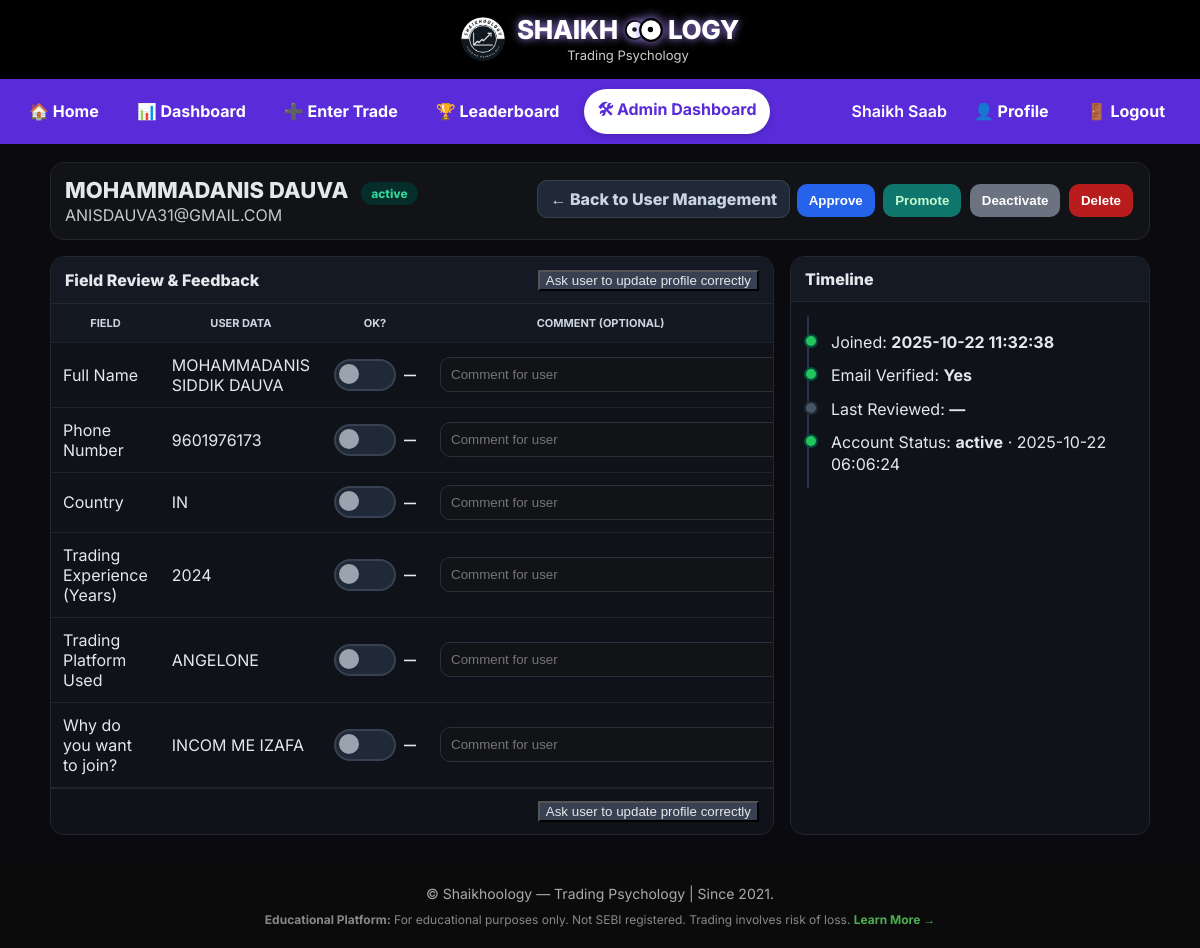
Screenshot of /admin/user_profile.php?id=33 (signed in) with the database file from the repository.
### tables this page shows
CREATE TABLE `users` (
  `id` int(11) NOT NULL,
  `name` varchar(100) NOT NULL,
  `email` varchar(150) NOT NULL,
  `password_hash` varchar(255) NOT NULL,
  `remember_token` varchar(255) DEFAULT NULL,
  `email_token` varchar(64) DEFAULT NULL,
  `email_verified` tinyint(1) NOT NULL DEFAULT 0,
  `status` varchar(20) NOT NULL DEFAULT 'unverified',
  `funds_available` decimal(14,2) DEFAULT 100000.00,
  `is_admin` tinyint(1) NOT NULL DEFAULT 0,
  `created_at` timestamp NULL DEFAULT current_timestamp(),
  `role` varchar(50) DEFAULT 'user',
  `trading_capital` decimal(15,2) NOT NULL DEFAULT 100000.00,
  `promoted_by` int(11) DEFAULT NULL,
  `promoted_at` datetime DEFAULT NULL,
  `approval_requested_at` datetime DEFAULT NULL,
  `rejection_reason` varchar(255) DEFAULT NULL,
  `updated_at` datetime DEFAULT current_timestamp() ON UPDATE current_timestamp(),
  `otp_code` varchar(6) DEFAULT NULL,
  `otp_expires` datetime DEFAULT NULL,
  `verification_attempts` int(11) NOT NULL DEFAULT 0,
  `full_name` varchar(255) DEFAULT NULL,
  `phone` varchar(20) DEFAULT NULL,
  `country` varchar(100) DEFAULT NULL,
  `trading_experience` int(11) DEFAULT NULL,
  `platform_used` varchar(255) DEFAULT NULL,
  `why_join` text DEFAULT NULL,
  `new_field_name` varchar(255) DEFAULT NULL,
  `profile_comments` longtext DEFAULT NULL CHECK (json_valid(`profile_comments`)),
  `profile_status` varchar(20) NOT NULL DEFAULT 'pending',
  `last_reviewed_by` int(11) DEFAULT NULL,
  `last_reviewed_at` datetime DEFAULT NULL,
  `profile_field_status` longtext DEFAULT NULL CHECK (json_valid(`profile_field_status`)),
  `last_login_at` datetime DEFAULT NULL,
  `user_type` enum('human','system') NOT NULL DEFAULT 'human'
);

### profile_fields.php (called while the page is built)
<?php
return [
    'full_name' => [
        'label' => 'Full Name',
        'type' => 'text',
        'required' => true,
        'placeholder' => 'Enter your full name'
    ],
    'phone' => [
        'label' => 'Phone Number',
        'type' => 'tel',
        'required' => true,
        'placeholder' => '+91 XXXXX XXXXX'
    ],
    'country' => [
        'label' => 'Country',
        'type' => 'select',
        'required' => true,
        'options' => [
            '' => 'Select Country',
            'IN' => 'India',
            'US' => 'United States',
            'UK' => 'United Kingdom',
            'CA' => 'Canada',
            'AU' => 'Australia',
            'DE' => 'Germany',
            'FR' => 'France',
            'JP' => 'Japan',
            'CN' => 'China',
            'BR' => 'Brazil',
            'ZA' => 'South Africa',
            'Other' => 'Other'
        ]
    ],
    'trading_experience' => [
        'label' => 'Trading Experience (Years)',
        'type' => 'number',
        'required' => true,
        'min' => 0,
        'max' => 50,
        'placeholder' => 'How many years?'
    ],
    'platform_used' => [
        'label' => 'Trading Platform Used',
        'type' => 'text',
        'required' => true,
        'placeholder' => 'e.g., Zerodha, Upstox, MetaTrader, etc.'
    ],
    'why_join' => [
        'label' => 'Why do you want to join?',
        'type' => 'textarea',
        'required' => true,
        'placeholder' => 'Tell us why you want to join Shaikhoology Trading League'
    ]
];

### admin/user_profile.php (the view, shortened to what this page needs)
<?php
require_once __DIR__ . '/../config.php';
if (!function_exists('h')) { function h($s){ return htmlspecialchars((string)$s, ENT_QUOTES, 'UTF-8'); } }
$uid = (int)($_GET['id'] ?? 0);
$sql = "SELECT u.*,
               rb.name AS reviewer_name,
               pb.name AS promoter_name
        FROM users u
        LEFT JOIN users rb ON rb.id = u.last_reviewed_by
        LEFT JOIN users pb ON pb.id = u.promoted_by
        WHERE u.id = ? LIMIT 1";
$st = $mysqli->prepare($sql);
$st->bind_param('i', $uid);
$st->execute();
$user = $st->get_result()->fetch_assoc();
$me = (int)($_SESSION['user_id'] ?? 0);
$meRole = 'user';
if ($st = $mysqli->prepare("SELECT role,is_admin FROM users WHERE id=?")) {
  $st->bind_param('i',$me); $st->execute();
  if ($r = $st->get_result()->fetch_assoc()) $meRole = $r['role'] ?: (($r['is_admin']??0)?'admin':'user');
}
$profile_fields = include __DIR__ . '/../profile_fields.php';
$field_status   = !empty($user['profile_field_status']) ? (json_decode($user['profile_field_status'], true) ?: []) : [];
$field_comments = !empty($user['profile_comments']) ? (json_decode($user['profile_comments'], true) ?: []) : [];
$role = strtolower($user['role'] ?: (($user['is_admin']??0)?'admin':'user'));
$status = strtolower($user['status'] ?? 'pending');
$canApprove = in_array($status, ['pending','needs_update','unverified'], true);
$showAskToUpdate = !in_array($role, ['admin','superadmin'], true);
include __DIR__ . '/../header.php';
?>
<div class="container">
  <div class="panel">
    <div class="top-row">
      <div>
        <div class="who">
          <?= h($user['name'] ?: '—') ?>
          <?php
            $sBadge = '<span class="badge b-pending">pending</span>';
            if ($status==='active' || $status==='approved') $sBadge = '<span class="badge b-active">active</span>';
            elseif ($status==='needs_update') $sBadge = '<span class="badge b-update">needs_update</span>';
            elseif ($status==='unverified')   $sBadge = '<span class="badge b-unverified">unverified</span>';
            elseif ($status==='rejected')      $sBadge = '<span class="badge b-rejected">rejected</span>';
            echo $sBadge;
          ?>
        </div>
        <div style="opacity:.85"><?= h($user['email'] ?? '') ?></div>
      </div>
      <div class="actions">
        <a class="btn-back" href="users.php">← Back to User Management</a>
        <?php if ($canApprove): ?>
          <?php
            $ac = 'btn-approve';
          ?>
          <form method="post" style="display:inline">
            <button class="btn <?= $ac ?>" type="submit">Approve</button>
          </form>
        <?php endif; ?>
        <?php if ($meRole === 'superadmin' && $role==='user'): ?>
          <form method="post" style="display:inline">
            <button class="btn btn-promote" type="submit">Promote</button>
          </form>
        <?php endif; ?>
        <form method="post" style="display:inline">
          <button class="btn btn-deact" type="submit">Deactivate</button>
        </form>
        <?php if ($role !== 'superadmin' && !($role==='admin' && $meRole!=='superadmin')): ?>
          <form method="post" style="display:inline" onsubmit="return confirm('Delete this user?')">
            <button class="btn btn-delete" type="submit">Delete</button>
          </form>
        <?php endif; ?>
      </div>
    </div>
  </div>
  <div class="grid">
    <div class="card">
      <div class="card-head">
        <div>Field Review &amp; Feedback</div>
        <?php if ($showAskToUpdate): ?>
          <form method="post" id="askForm" style="margin:0">
            <button class="btn btn-ask" type="button" onclick="submitAsk()">Ask user to update profile correctly</button>
          </form>
        <?php endif; ?>
      </div>
      <table class="table">
        <thead>
          <tr>
            <th>Field</th>
            <th>User Data</th>
            <th>OK?</th>
            <th>Comment (optional)</th>
          </tr>
        </thead>
        <tbody>
          <?php foreach ($profile_fields as $field => $cfg):
              $ok    = ($field_status[$field] ?? '') === 'ok';
              $cmt   = $field_comments[$field] ?? '';
              $value = $user[$field] ?? '—';
          ?>
            <tr data-field="<?= h($field) ?>">
              <td><?= h($cfg['label']) ?></td>
              <td><?= h($value) ?></td>
              <td>
                <div class="okwrap">
                  <div class="oktoggle <?= $ok?'on':'' ?>" onclick="toggleOK(this)"><div class="dot"></div></div>
                  <div class="oklabel"><?= $ok?'OK':'—' ?></div>
                </div>
              </td>
              <td class="cmt">
                <input type="text" placeholder="Comment for user" value="<?= h($cmt) ?>">
              </td>
            </tr>
          <?php endforeach; ?>
        </tbody>
      </table>
      <div class="sendRow">
        <?php if ($showAskToUpdate): ?>
          <button class="btn btn-ask" type="button" onclick="submitAsk()">Ask user to update profile correctly</button>
        <?php endif; ?>
      </div>
    </div>
    <div class="card">
      <div class="card-head">Timeline</div>
      <div class="timeline">
        <?php
          $j = !empty($user['created_at']);
          $v = ((int)$user['email_verified']===1);
          $r = !empty($user['last_reviewed_at']);
          $a = ($status==='active'||$status==='approved');
        ?>
        <div class="tstep <?= $j?'done':'' ?>">
          <div class="dot"></div>
          <div class="ttext">Joined: <strong><?= h($user['created_at'] ?? '—') ?></strong></div>
        </div>
        <div class="tstep <?= $v?'done':'current' ?>">
          <div class="dot"></div>
          <div class="ttext">Email Verified: <strong><?= $v?'Yes':'No' ?></strong></div>
        </div>
        <div class="tstep <?= $r?'done':'' ?>">
          <div class="dot"></div>
          <div class="ttext">
            Last Reviewed: <strong><?= h($user['last_reviewed_at'] ?? '—') ?></strong>
          </div>
        </div>
        <div class="tstep <?= $a?'done':'' ?>">
          <div class="dot"></div>
          <div class="ttext">Account Status: <strong><?= h($status) ?></strong> <?= !empty($user['updated_at']) ? '· '.h($user['updated_at']) : '' ?></div>
        </div>
      </div>
    </div>
  </div>
</div>
<?php include __DIR__ . '/../footer.php'; ?>

### header.php (style rules this page uses)
:root { --bar:#5a2bd9; --pillText:#5a2bd9; }
body { margin:0;font-family:Inter,system-ui,Arial,sans-serif;background:#f6f7fb;color:#111 }
.dot { position:absolute;left:6px;top:6px; width:5px;height:5px;background:#000;border-radius:50%; transition:transform .4s ease; }

### admin/user_profile.php (style rules this page uses)
body { background:#0b0b0f;color:#e5e7eb }
.container { max-width:1100px;margin:18px auto;padding:0 16px }
.panel { background:#111317;border:1px solid #23262d;border-radius:14px;padding:14px;margin-bottom:16px }
.top-row { display:flex;align-items:center;justify-content:space-between;gap:10px;flex-wrap:wrap }
.who { font-size:22px;font-weight:800 }
.badge { display:inline-block;padding:4px 10px;border-radius:999px;font-weight:800;font-size:12px;margin-left:8px }
.b-active { background:#052e2b;color:#34d399 }
.actions .btn { border:0;border-radius:10px;padding:9px 12px;font-weight:800;cursor:pointer;margin:2px }
.btn-approve { background:#2563eb;color:#fff }
.btn-promote { background:#0f766e;color:#c7f9cc }
.btn-deact { background:#6b7280;color:#fff }
.btn-delete { background:#b91c1c;color:#fff }
.btn-ask { background:#374151;color:#e5e7eb }
.btn-back { background:#1f2937;color:#cbd5e1;border:1px solid #374151;border-radius:10px;padding:8px 12px;font-weight:800;text-decoration:none }
.grid { display:grid;grid-template-columns: 1fr 360px; gap:16px }
.card { background:#0f1218;border:1px solid #23262d;border-radius:14px;padding:0;overflow:hidden }
.card-head { display:flex;align-items:center;justify-content:space-between;background:#151923;padding:12px 14px;border-bottom:1px solid #23262d;font-weight:800 }
.table { width:100%;border-collapse:collapse }
.table th,.table td { padding:12px;border-bottom:1px solid #1f232b }
.table th { background:#141821;color:#cbd5e1;text-transform:uppercase;font-size:11px }
.okwrap { display:flex;align-items:center;gap:8px }
.oktoggle { position:relative;width:58px;height:28px;background:#1f2937;border-radius:999px;border:2px solid #374151;cursor:pointer;transition:.15s }
.oktoggle .dot { position:absolute;top:3px;left:3px;width:20px;height:20px;border-radius:999px;background:#9ca3af;transition:.15s }
.oklabel { font-weight:800;font-size:12px }
.cmt { width:100%;max-width:100% }
.cmt input { width:100%;padding:9px 10px;border-radius:10px;border:1px solid #2b3038;background:#111317;color:#e5e7eb }
.sendRow { padding:12px 14px;border-top:1px solid #23262d;display:flex;justify-content:flex-end }
.timeline { position:relative;padding:18px 14px 14px 32px }
.timeline:before { content:"";position:absolute;left:16px;top:14px;bottom:14px;width:2px;background:#273449;border-radius:2px }
.tstep { position:relative;margin:12px 0 12px 0;padding-left:8px }
.tstep .dot { position:absolute;left:-19px;top:2px;width:10px;height:10px;border-radius:50%;background:#475569;border:2px solid #1f2937 }
.tstep.done .dot { background:#22c55e;border-color:#064e3b }
.ttext { line-height:1.35 }

### rows the page displays
users: name "MOHAMMADANIS DAUVA", email "ANISDAUVA31@GMAIL.COM", full_name "MOHAMMADANIS SIDDIK DAUVA", phone "9601976173", country "IN", trading_experience "2024", platform_used "ANGELONE", why_join "INCOM ME IZAFA", created_at "2025-10-22 11:32:38", last_reviewed_at "—", updated_at "2025-10-22 06:06:24"

### other values shown
$hLbl "🏠 Home 📊 Dashboard ➕ Enter Trade 🏆 Leaderboard 🛠 Admin Dashboard 👤 Profile 🚪 Logout"
$username "Shaikh Saab"
$cfg['label'] "Full Name"
$cfg['label'] "Phone Number"
$cfg['label'] "Country"
$cfg['label'] "Trading Experience (Years)"
$cfg['label'] "Trading Platform Used"
$cfg['label'] "Why do you want to join?"
$status "active"
